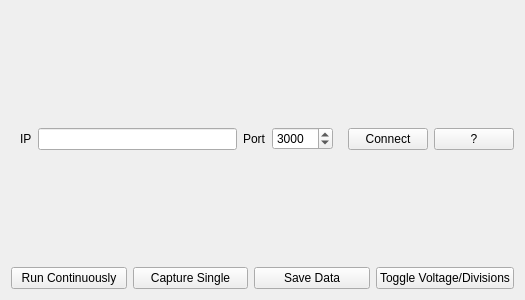
<?xml version="1.0" encoding="UTF-8"?>
<ui version="4.0">
 <class>MainWindow</class>
 <widget class="QWidget" name="MainWindow">
  <property name="geometry">
   <rect>
    <x>0</x>
    <y>0</y>
    <width>525</width>
    <height>300</height>
   </rect>
  </property>
  <property name="windowTitle">
   <string>P1255 Oscilloscope GUI</string>
  </property>
  <layout class="QVBoxLayout" name="verticalLayout">
   <item>
    <widget class="QWidget" name="plot_placeholder" native="true"/>
   </item>
   <item>
    <layout class="QHBoxLayout" name="horizontalLayout">
     <item>
      <widget class="QStackedWidget" name="connection_stack">
       <property name="currentIndex">
        <number>0</number>
       </property>
       <widget class="QWidget" name="custom_ip">
        <layout class="QHBoxLayout" name="horizontalLayout_5">
         <item>
          <widget class="QLabel" name="label">
           <property name="text">
            <string>IP</string>
           </property>
          </widget>
         </item>
         <item>
          <widget class="QLineEdit" name="ip_input"/>
         </item>
         <item>
          <widget class="QLabel" name="label_2">
           <property name="text">
            <string>Port</string>
           </property>
          </widget>
         </item>
         <item>
          <widget class="QSpinBox" name="port_input">
           <property name="minimum">
            <number>1</number>
           </property>
           <property name="maximum">
            <number>65535</number>
           </property>
           <property name="value">
            <number>3000</number>
           </property>
          </widget>
         </item>
        </layout>
       </widget>
       <widget class="QWidget" name="page_2">
        <layout class="QHBoxLayout" name="horizontalLayout_2">
         <item>
          <widget class="QLabel" name="label_3">
           <property name="text">
            <string>Device:</string>
           </property>
          </widget>
         </item>
         <item>
          <widget class="QComboBox" name="alias_combo"/>
         </item>
        </layout>
       </widget>
      </widget>
     </item>
     <item>
      <widget class="QPushButton" name="connect_button">
       <property name="text">
        <string>Connect</string>
       </property>
      </widget>
     </item>
     <item>
      <widget class="QPushButton" name="help_button">
       <property name="text">
        <string>?</string>
       </property>
      </widget>
     </item>
    </layout>
   </item>
   <item>
    <layout class="QHBoxLayout" name="horizontalLayout_4">
     <item>
      <widget class="QPushButton" name="run_button">
       <property name="text">
        <string>Run Continuously</string>
       </property>
       <property name="checkable">
        <bool>true</bool>
       </property>
      </widget>
     </item>
     <item>
      <widget class="QPushButton" name="capture_button">
       <property name="text">
        <string>Capture Single</string>
       </property>
      </widget>
     </item>
     <item>
      <widget class="QPushButton" name="save_button">
       <property name="text">
        <string>Save Data</string>
       </property>
      </widget>
     </item>
     <item>
      <widget class="QPushButton" name="mode_button">
       <property name="text">
        <string>Toggle Voltage/Divisions</string>
       </property>
      </widget>
     </item>
    </layout>
   </item>
  </layout>
 </widget>
 <resources/>
 <connections/>
</ui>
